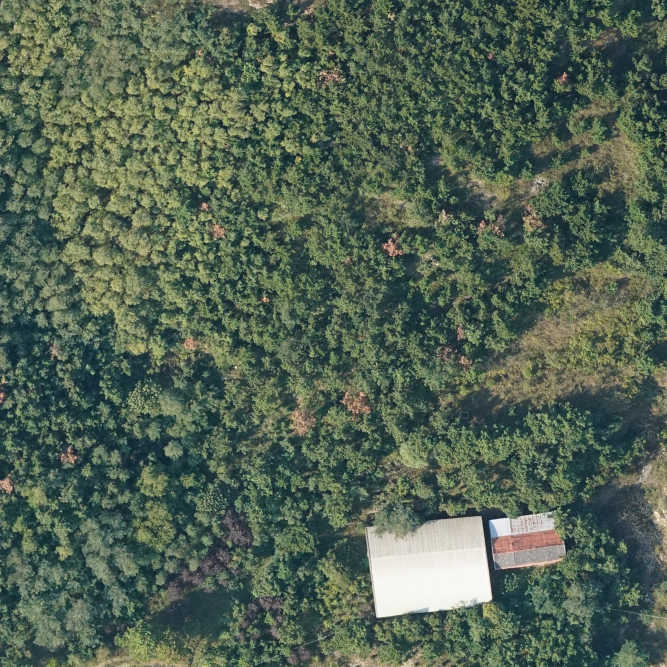
#> input picture test2.jpg, 2000 x 2000 px (shown at 1/3 size)
$ python main.py   (older library calls are emulated)
#> lines starting #> are read from the running program, lines starting #| are printed output that depends on the picture; after the words box and inside, x2 and y2 are one past the last pixel; in counts of white or black regions, pixels touching at a corner belong together
### detect.py
import cv2
import numpy as np

element = cv2.getStructuringElement(cv2.MORPH_CROSS, (5, 5))


def rgb_detect(matrix):
    mask_matrix = np.zeros(shape=(2000, 2000), dtype=np.uint8)
    for i in range(matrix.shape[0]):
        for j in range(matrix.shape[1]):
            if (matrix[i][j][1] < matrix[i][j][2]):
                if (matrix[i][j][1] < matrix[i][j][2] * 0.37 + 65.28):
                    if (matrix[i][j][1] < matrix[i][j][2] * 0.95 - 15.92):
                        mask_matrix[i][j] = 255
    mask_matrix = cv2.dilate(mask_matrix, kernel=element, iterations=3)
    return mask_matrix


def hsv_detect(origin_matrix):
    matrix = cv2.cvtColor(origin_matrix, cv2.COLOR_BGR2HSV)
    mask_matrix = np.zeros(shape=(2000, 2000), dtype=np.uint8)
    for i in range(matrix.shape[0]):
        for j in range(matrix.shape[1]):
            if (matrix[i][j][0] >= 11.43 and matrix[i][j][0] <= 27.56):
                if (matrix[i][j][2] >= 256*(matrix[i][j][0] * 0.0054 + 0.6 )):
                    if(matrix[i][j][2] <= 256*(1.16 - 0.0095 * matrix[i][j][0])):
                        mask_matrix[i][j] = 255
    mask_matrix = cv2.dilate(mask_matrix, kernel=element,iterations=3)
    return mask_matrix


def lab_detect(origin_matrix):
    matrix=cv2.cvtColor(origin_matrix,cv2.COLOR_BGR2LAB)
    mask_matrix = np.zeros(shape=(2000, 2000), dtype=np.uint8)
    for i in range(matrix.shape[0]):
        for j in range(matrix.shape[1]):
            if (matrix[i][j][1] > 135):
                mask_matrix[i][j] = 255
    mask_matrix = cv2.dilate(mask_matrix, kernel=element,iterations=3)
    return mask_matrix


def draw_wilt(origin_matrix, mask_matrix, src,mode):
    canvas = np.copy(origin_matrix)
    img, cnt, hiera = cv2.findContours(mask_matrix, cv2.RETR_LIST, cv2.CHAIN_APPROX_SIMPLE)
    counter = 0
    for area in cnt:
        if (cv2.contourArea(area) > 200 and cv2.contourArea(area) < 10000):
            counter += 1
            rect = cv2.minAreaRect(area)
            box = cv2.boxPoints(rect)
            box_d = np.int0(box)
            canvas = cv2.drawContours(canvas, [box_d], 0, (238, 48, 167), 2)
    text = mode + str(counter)
    font = cv2.FONT_HERSHEY_DUPLEX
    cv2.putText(canvas, text, (20, 60), font, 1.5, (48, 255, 255), 2)
    cv2.imwrite(src+'_'+mode+'_result.jpg', canvas)
    print(src,mode,'is done.')

### main.py
import detect
import cv2

src='test2.jpg'
origin_matrix=cv2.imread(src)
#> origin_matrix is the input picture: shape (2000, 2000, 3); mean B, G, R 83.3, 100.2, 83.9

# RGB detection
rgb_mask_matrix=detect.rgb_detect(origin_matrix)
#> after the loop in rgb_detect, `for i in range(matrix.shape[0]):`:
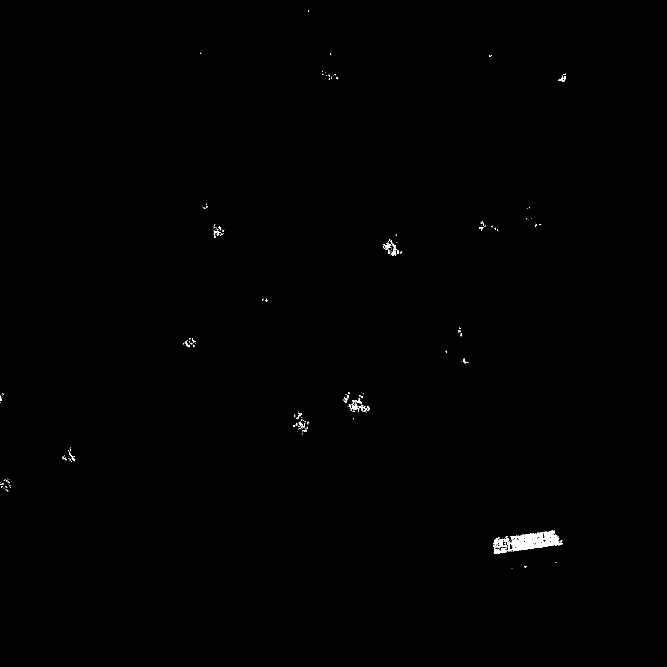
#> mask_matrix: shape (2000, 2000) (shown at 1/3 size); 0.23% white; 254 white regions (206 under 20 px), largest, box (x1, y1, x2, y2) and area: (1481, 1592, 1689, 1662) 5162, (1481, 1611, 1511, 1634) 255, (1173, 730, 1190, 767) 238
#> rgb_mask_matrix: shape (2000, 2000); 0.81% white; 30 white regions
cv2.imwrite('test2_rgb_mask.jpg',rgb_mask_matrix)
detect.draw_wilt(origin_matrix,rgb_mask_matrix,src[:5],'RGB ')
#> in draw_wilt, `img, cnt, hiera = cv2.findContours(mask_matrix, cv2.RETR_LIST, cv2.CHA..`: cnt = 50 contours, 20 with area under 20; largest, box (x1, y1, x2, y2) and area: (1475, 1586, 1695, 1669) 11172, (1023, 1170, 1114, 1243) 3429, (873, 1227, 934, 1309) 2425, (1143, 711, 1213, 774) 2234, (635, 668, 679, 719) 1310
#> the loop in draw_wilt, `for area in cnt:` made 50 passes
#> (rect, box, box_d) on passes 9, 10, 25, 29: (((18.22, 1452), (41.7, 42.54), -57.26), [[24.83, 1481], [-10.95, 1458], [11.6, 1423], [47.38, 1446]], [[24, 1481], [-10, 1458], [11, 1422], [47, 1445]]), (((210.3, 1369.3), (49.5, 44.55), -45), [[208.5, 1402.5], [177, 1371], [212, 1336], [243.5, 1367.5]], [[208, 1402], [177, 1371], [212, 1336], [243, 1367]]), (((8, 1192.5), (39, 16), -90), [[16, 1212], [-1.19e-15, 1212], [0, 1173], [16, 1173]], [[16, 1212], [0, 1212], [0, 1173], [16, 1173]]), (((570.5, 1030), (40.31, 37.48), -45), [[569.5, 1057.5], [543, 1031], [571.5, 1002.5], [598, 1029]], [[569, 1057], [543, 1031], [571, 1002], [598, 1029]])
#> (rect, box_d) on passes 18, 26, 27, 30, 32, 35: (((900.5, 1268.7), (53.62, 70.46), -41.19), [[903, 1312], [857, 1259], [897, 1224], [943, 1277]]), (((1068, 1206), (72, 90), -90), [[1113, 1242], [1023, 1242], [1023, 1170], [1113, 1170]]), (((1393.2, 1084.8), (21.92, 26.87), -45), [[1395, 1102], [1376, 1083], [1391, 1067], [1410, 1086]]), (((1379, 994.7), (19.23, 39.46), -9.46), [[1372, 1015], [1366, 976], [1385, 973], [1391, 1012]]), (((1178.9, 744.6), (50.42, 65), -41.19), [[1181, 785], [1138, 736], [1176, 703], [1219, 752]]), (((1484.8, 685.4), (14.99, 35.96), -55.01), [[1495, 701], [1465, 681], [1474, 668], [1503, 689]])
#> after the loop in draw_wilt, `for area in cnt:`:
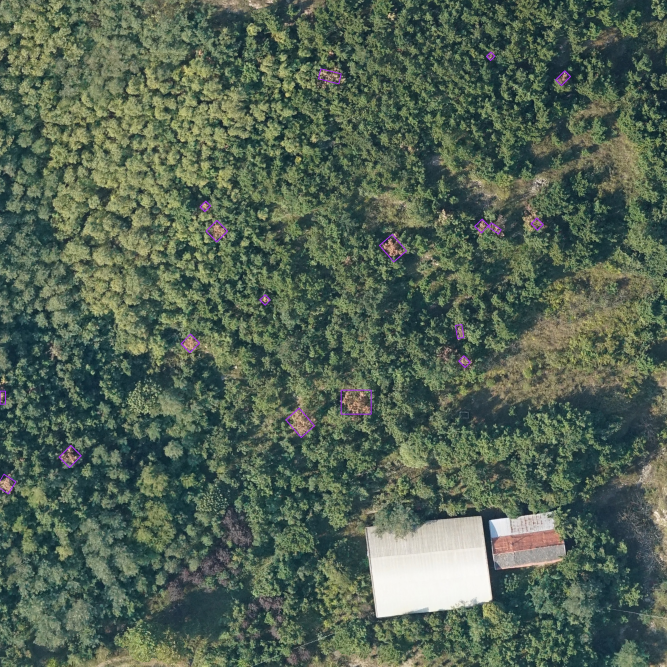
#> canvas: shape (2000, 2000, 3) (shown at 1/3 size); 0.21% of pixels changed, all inside (x1, y1, x2, y2) = (0, 155, 1713, 1483)
#> after the loop in draw_wilt, `for area in cnt:`: counter = 18
#> in draw_wilt, `text = mode + str(counter)`: text = 'RGB 18'
#> in draw_wilt, `cv2.putText(canvas, text, (20, 60), font, 1.5, (48, 255, 255), 2)`: canvas: shape (2000, 2000, 3); 0.04% of pixels changed, all inside (x1, y1, x2, y2) = (25, 28, 193, 62)

# HSV detection
hsv_mask_matrix=detect.hsv_detect(origin_matrix)
#> in hsv_detect, `matrix = cv2.cvtColor(origin_matrix, cv2.COLOR_BGR2HSV)`: matrix: shape (2000, 2000, 3); mean H, S, V 62.8, 75.4, 101.5
#> after the loop in hsv_detect, `for i in range(matrix.shape[0]):`: mask_matrix: shape (2000, 2000); 1.4% white; 939 white regions (792 under 20 px), largest, box (x1, y1, x2, y2) and area: (1102, 1549, 1467, 1778) 39736, (1960, 1526, 2000, 1581) 1036, (873, 1234, 920, 1307) 858
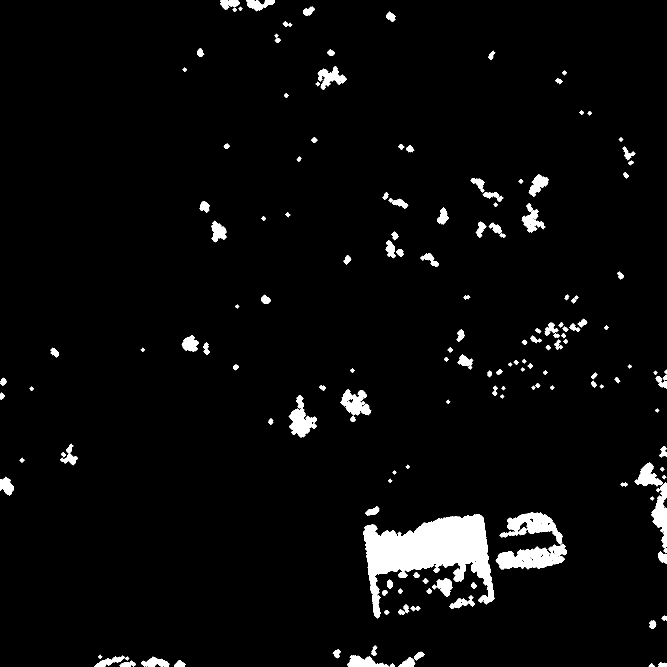
#> hsv_mask_matrix: shape (2000, 2000) (shown at 1/3 size); 3.7% white; 177 white regions
cv2.imwrite('test2_hsv_mask.jpg',hsv_mask_matrix)
detect.draw_wilt(origin_matrix,hsv_mask_matrix,src[:5],'HSV ')
#> call 2 of draw_wilt, with src = 'test2', mode = 'HSV '
#> in draw_wilt (call 2), `img, cnt, hiera = cv2.findContours(mask_matrix, cv2.RETR_LIST, cv2.CHA..`: cnt = 306 contours, 115 with area under 20; largest, box (x1, y1, x2, y2) and area: (1091, 1543, 1483, 1855) 54270, (1487, 1631, 1701, 1709) 9511, (1499, 1538, 1689, 1634) 7260, (866, 1186, 951, 1313) 4516, (1954, 1448, 2000, 1645) 4004
#> the loop in draw_wilt (call 2), `for area in cnt:` made 306 passes
#> (rect, box, box_d) on passes 114, 134, 160, 185: (((1976.5, 1546), (196, 45), -90), [[1999, 1644], [1954, 1644], [1954, 1448], [1999, 1448]], [[1999, 1643], [1954, 1643], [1954, 1447], [1999, 1447]]), (((209.8, 1345.8), (25.46, 16.26), -45), [[206.5, 1360.5], [195, 1349], [213, 1331], [224.5, 1342.5]], [[206, 1360], [195, 1349], [213, 1331], [224, 1342]]), (((9, 1145), (18.38, 15.56), -45), [[8, 1157], [-3, 1146], [10, 1133], [21, 1144]], [[8, 1157], [-2, 1146], [10, 1133], [21, 1144]]), (((163.3, 1057.8), (17.68, 28.28), -45), [[167, 1074], [147, 1054], [159.5, 1041.5], [179.5, 1061.5]], [[167, 1074], [147, 1054], [159, 1041], [179, 1061]])
#> (rect, box_d) on passes 4, 5, 8, 14, 15, 17: (((1987, 1993), (12, 24), -90), [[1999, 1999], [1975, 1999], [1975, 1987], [1999, 1987]]), (((376, 1992.5), (13, 34), -90), [[393, 1999], [359, 1999], [359, 1986], [393, 1986]]), (((539, 1989.5), (19, 34), -90), [[556, 1999], [522, 1999], [522, 1980], [556, 1980]]), (((1220.5, 1985.5), (27, 49), -90), [[1245, 1999], [1196, 1999], [1196, 1972], [1245, 1972]]), (((465, 1984.5), (29, 84), -90), [[507, 1999], [423, 1999], [423, 1970], [507, 1970]]), (((328.1, 1984.3), (94.89, 20.9), -17.93), [[286, 2008], [279, 1988], [370, 1959], [376, 1979]])
#> after the loop in draw_wilt (call 2), `for area in cnt:`:
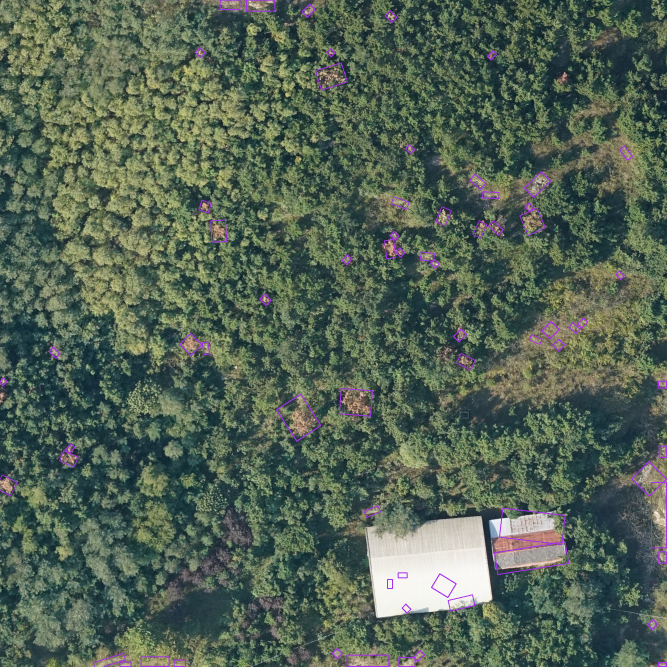
#> canvas: shape (2000, 2000, 3) (shown at 1/3 size); 0.78% of pixels changed, all inside (x1, y1, x2, y2) = (0, 0, 2000, 2000)
#> after the loop in draw_wilt (call 2), `for area in cnt:`: counter = 68
#> in draw_wilt (call 2), `text = mode + str(counter)`: text = 'HSV 68'
#> in draw_wilt (call 2), `cv2.putText(canvas, text, (20, 60), font, 1.5, (48, 255, 255), 2)`: canvas: shape (2000, 2000, 3); 0.04% of pixels changed, all inside (x1, y1, x2, y2) = (25, 28, 195, 62)

# LAB detection
lab_mask_matrix=detect.lab_detect(origin_matrix)
#> in lab_detect, `matrix=cv2.cvtColor(origin_matrix,cv2.COLOR_BGR2LAB)`: matrix: shape (2000, 2000, 3); mean of channels 0, 1, 2 102.4, 118.6, 135.3
#> after the loop in lab_detect, `for i in range(matrix.shape[0]):`: mask_matrix: shape (2000, 2000); 0.43% white; 105 white regions (67 under 20 px), largest, box (x1, y1, x2, y2) and area: (1478, 1589, 1692, 1665) 9953, (1148, 717, 1206, 768) 1324, (1048, 1202, 1081, 1239) 624
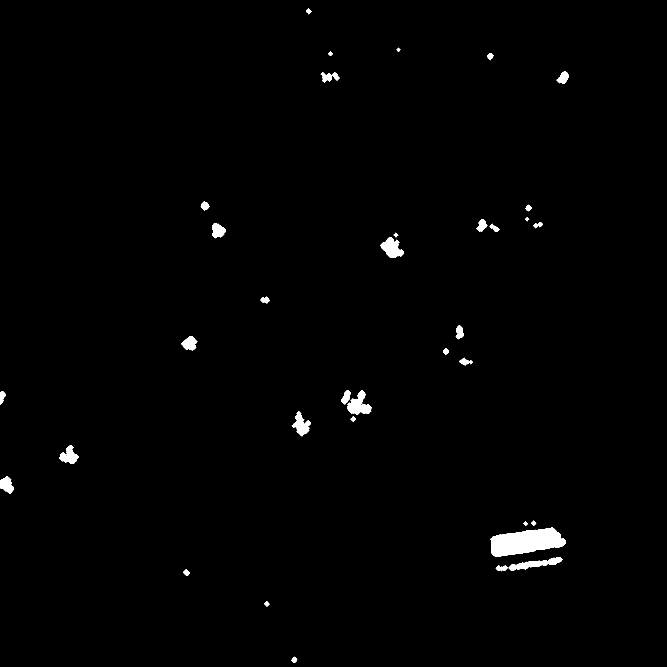
#> lab_mask_matrix: shape (2000, 2000) (shown at 1/3 size); 0.92% white; 38 white regions
cv2.imwrite('test2_lab_mask.jpg',lab_mask_matrix)
detect.draw_wilt(origin_matrix,lab_mask_matrix,src[:5],'LAB ')
#> call 3 of draw_wilt, with src = 'test2', mode = 'LAB '
#> in draw_wilt (call 3), `img, cnt, hiera = cv2.findContours(mask_matrix, cv2.RETR_LIST, cv2.CHA..`: cnt = 46 contours, 8 with area under 20; largest, box (x1, y1, x2, y2) and area: (1472, 1583, 1698, 1671) 12722, (1042, 1171, 1114, 1245) 2614, (1142, 711, 1212, 774) 2412, (1526, 1671, 1688, 1712) 2364, (875, 1233, 928, 1309) 1668
#> the loop in draw_wilt (call 3), `for area in cnt:` made 46 passes
#> (rect, box, box_d) on passes 3, 9, 10, 17: (((559.3, 1717.8), (13.44, 16.97), -45), [[560.5, 1728.5], [548.5, 1716.5], [558, 1707], [570, 1719]], [[560, 1728], [548, 1716], [558, 1707], [570, 1719]]), (((20.5, 1455), (40.31, 48.79), -45), [[23.5, 1486.5], [-11, 1452], [17.5, 1423.5], [52, 1458]], [[23, 1486], [-10, 1452], [17, 1423], [52, 1458]]), (((209, 1368.5), (53.03, 47.38), -45), [[207, 1404], [173.5, 1370.5], [211, 1333], [244.5, 1366.5]], [[206, 1404], [173, 1370], [210, 1333], [244, 1366]]), (((8, 1192.5), (39, 16), -90), [[16, 1212], [-1.19e-15, 1212], [0, 1173], [16, 1173]], [[16, 1212], [0, 1212], [0, 1173], [16, 1173]])
#> (rect, box_d) on passes 4, 5, 13, 18, 19, 20: (((1504.6, 1704.7), (35.06, 16.46), -2.73), [[1487, 1713], [1486, 1697], [1521, 1695], [1522, 1712]]), (((1606.6, 1691.3), (163.1, 21.66), -9.04), [[1527, 1714], [1524, 1693], [1685, 1667], [1688, 1689]]), (((900.1, 1272.1), (45, 65.7), -39.47), [[903, 1311], [861, 1261], [896, 1232], [938, 1283]]), (((1081.4, 1218), (71.27, 65.56), -42.61), [[1077, 1266], [1032, 1218], [1085, 1169], [1129, 1218]]), (((1038.7, 1191.3), (42.4, 20.56), -65.77), [[1039, 1214], [1020, 1206], [1038, 1167], [1056, 1176]]), (((1397.3, 1085.7), (20.48, 39.36), -70.71), [[1412, 1101], [1375, 1088], [1382, 1069], [1419, 1082]])
#> after the loop in draw_wilt (call 3), `for area in cnt:`:
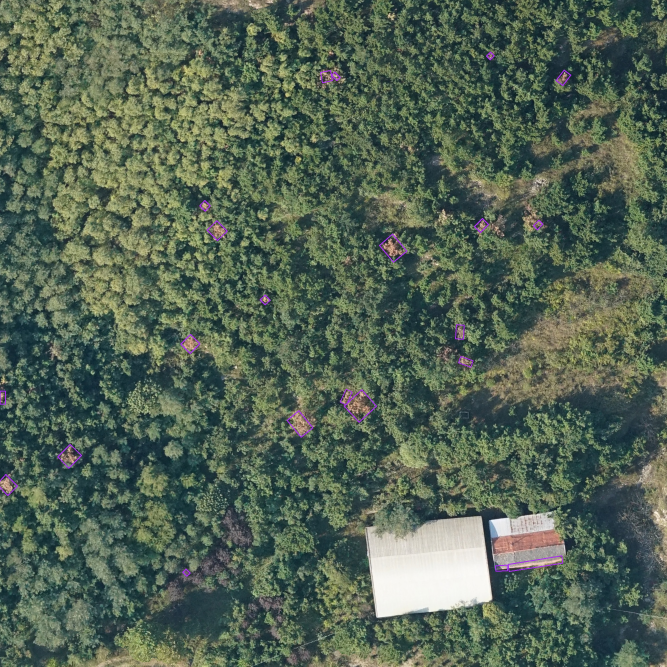
#> canvas: shape (2000, 2000, 3) (shown at 1/3 size); mean B, G, R 83.7, 100.1, 84.1
#> after the loop in draw_wilt (call 3), `for area in cnt:`: counter = 22
#> in draw_wilt (call 3), `text = mode + str(counter)`: text = 'LAB 22'
#> in draw_wilt (call 3), `cv2.putText(canvas, text, (20, 60), font, 1.5, (48, 255, 255), 2)`:
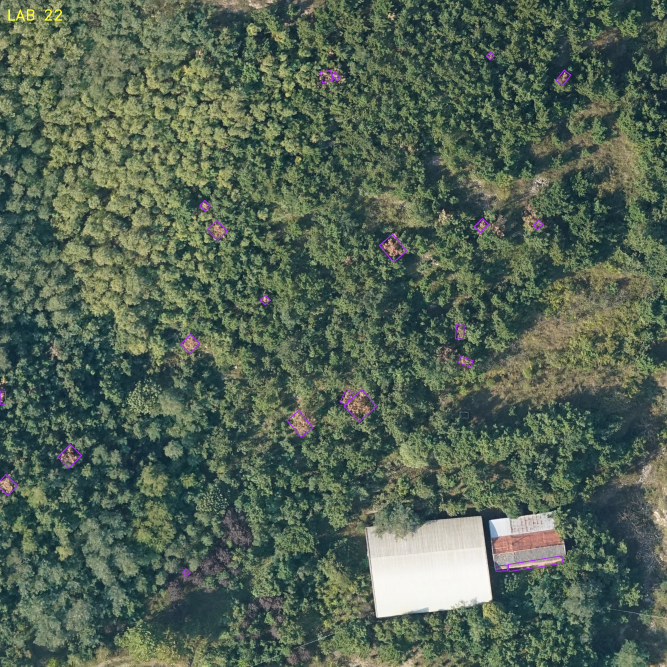
#> canvas: shape (2000, 2000, 3) (shown at 1/3 size); 0.04% of pixels changed, all inside (x1, y1, x2, y2) = (25, 28, 187, 62)
